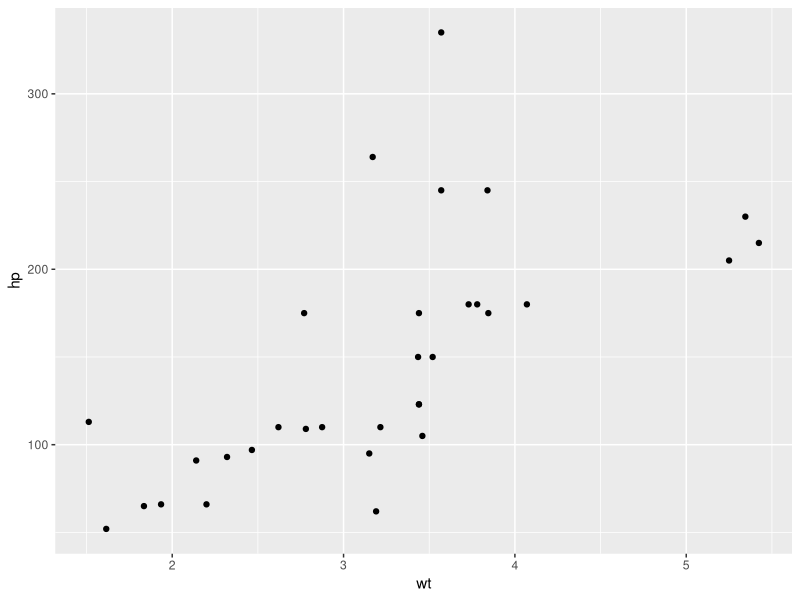
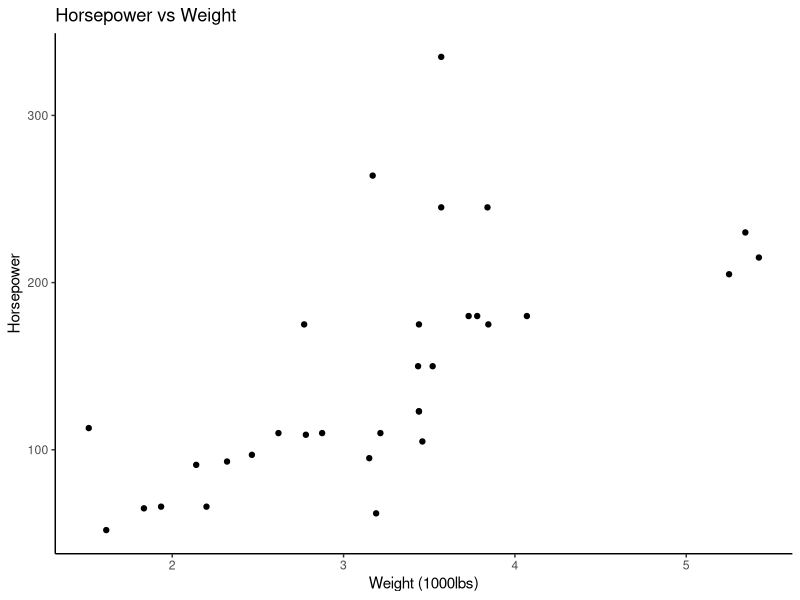
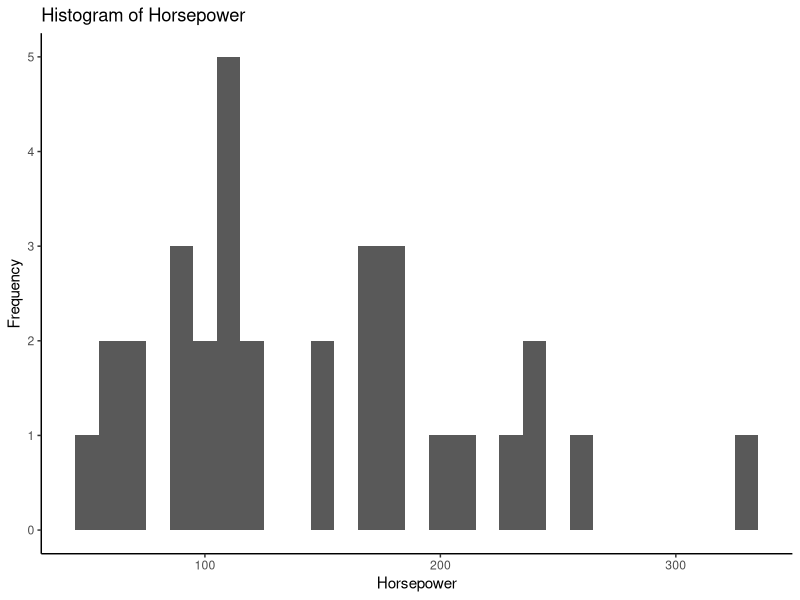
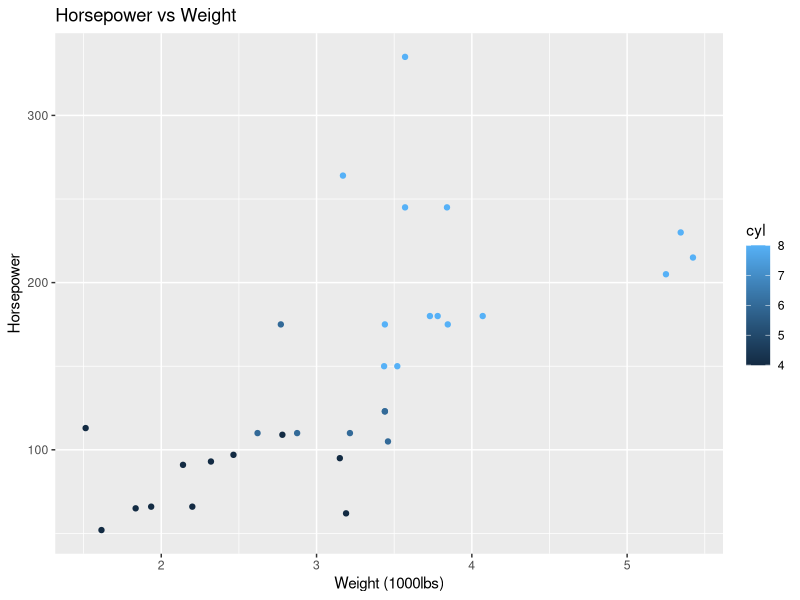
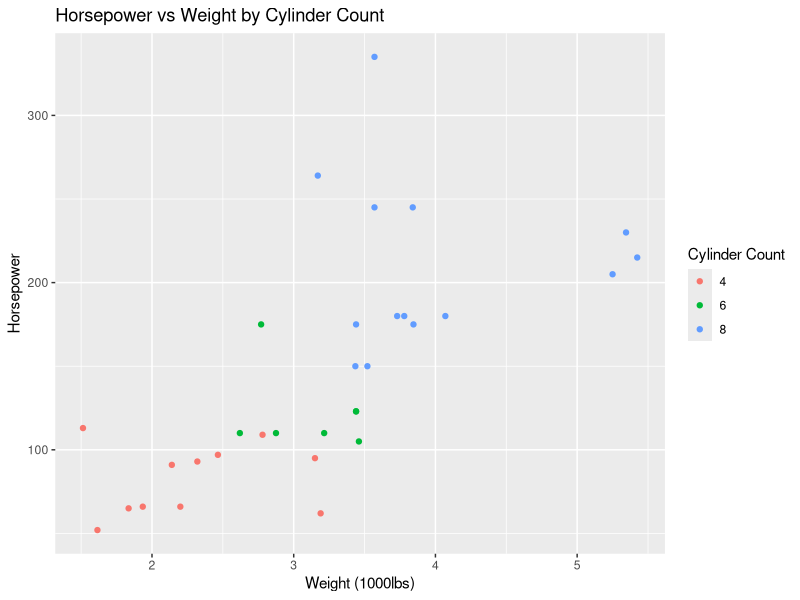
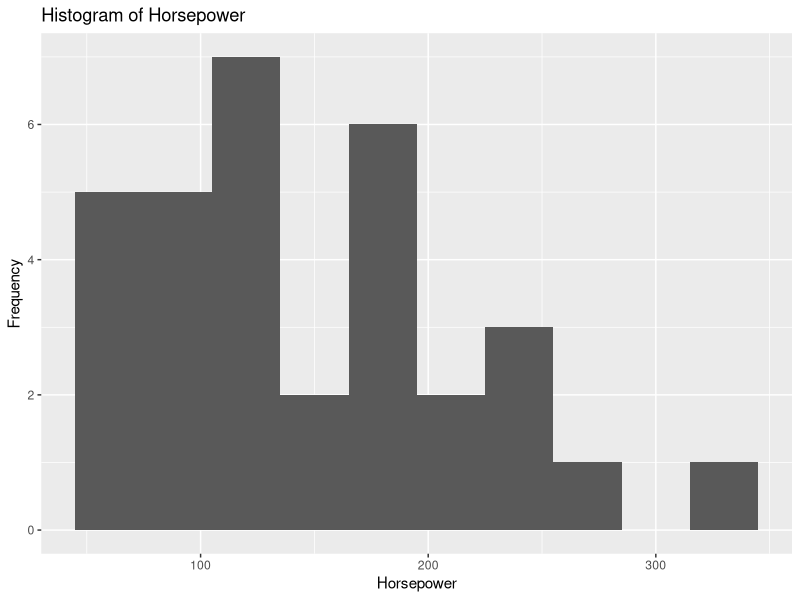
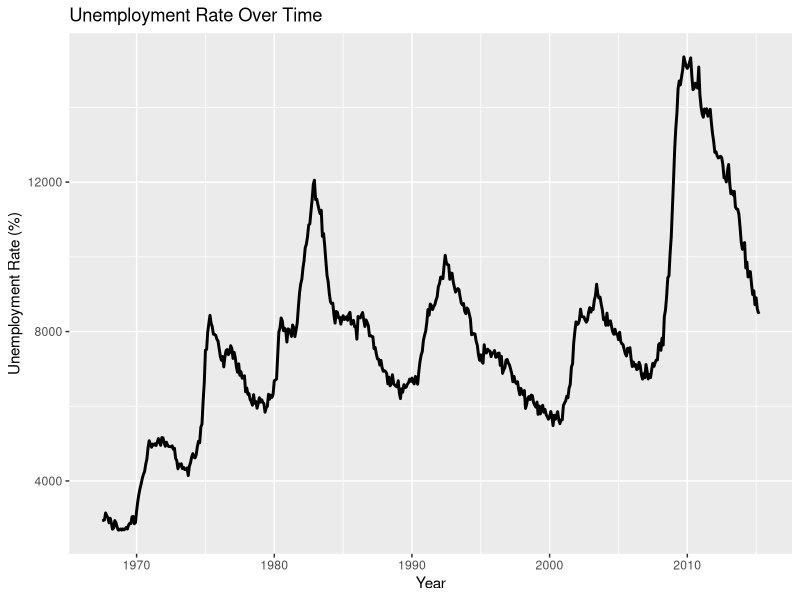
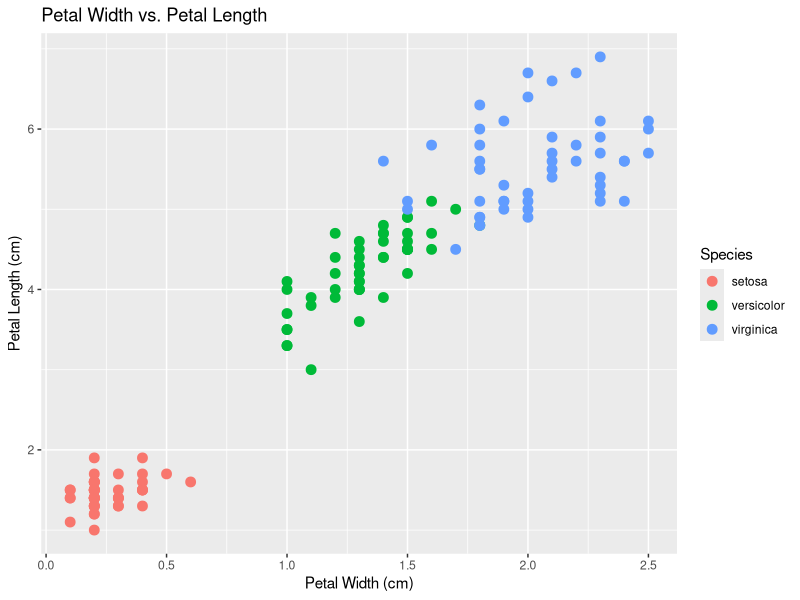

Source code (R) for these figures, in order:
## ---- chunk 1
data("mtcars")
data("iris")
data("Titanic")
## ---- chunk 2
#install.packages("ggplot2")
library(ggplot2)
## ---- chunk 3
ggplot(data = mtcars) + 
  geom_point(mapping = aes(x = wt, y = hp))
## ---- chunk 4
ggplot(data = mtcars) + 
  geom_point(mapping = aes(x = wt, y = hp)) +
  ggtitle("Horsepower vs Weight") +
  xlab("Weight (1000lbs)") +
  ylab("Horsepower") +
  theme_classic()
## ---- chunk 5
ggplot(data = mtcars) +
  geom_histogram(mapping = aes(x = hp), binwidth = 10) +
  ggtitle("Histogram of Horsepower") +
  xlab("Horsepower") +
  ylab("Frequency") +
  theme_classic()
## ---- chunk 6

ggplot(data = mtcars) + 
  geom_point(mapping = aes(x = wt, y = hp, colour = cyl)) +
  
  ggtitle("Horsepower vs Weight") +
  
  xlab("Weight (1000lbs)") +
  
  ylab("Horsepower") 
## ---- chunk 7
ggplot(data = mtcars) + 
  geom_point(mapping = aes(x = wt, y = hp, color = factor(cyl))) +
  
  ggtitle("Horsepower vs Weight by Cylinder Count") +
  
  xlab("Weight (1000lbs)") +
  
  ylab("Horsepower") +
  
  scale_color_discrete(name = "Cylinder Count") 
## ---- chunk 8
library(ggplot2)
ggplot(data = mtcars) +
  geom_histogram(mapping = aes(x = hp), binwidth = 30) +
  ggtitle("Histogram of Horsepower") +
  xlab("Horsepower") +
  ylab("Frequency") 
## ---- chunk 9
# Load the economics dataset
data(economics)

# Create a line plot of the unemployment rate over time
ggplot(economics, aes(x = date, y = unemploy)) +
  geom_line(linewidth=1) +
  ggtitle("Unemployment Rate Over Time") +
  xlab("Year") +
  ylab("Unemployment Rate (%)")
## ---- chunk 10
    

# Load the iris dataset
data(iris)

# Create a scatter plot of petal length vs. petal width
ggplot(iris, aes(x = Petal.Width, y = Petal.Length, colour = Species)) +
  geom_point(size=3) +
  ggtitle("Petal Width vs. Petal Length") +
  xlab("Petal Width (cm)") +
  ylab("Petal Length (cm)")
## ---- chunk 11
   

# Load the iris dataset
data(iris)

# Create a box plot of petal length by species
ggplot(iris, aes(x = Species, y = Petal.Length, fill = Species)) +
  geom_boxplot() +
  ggtitle("Petal Length by Species") +
  xlab("Species") +
  ylab("Petal Length (cm)")

## ---- chunk 12
pdf('boxplots_examlpe.pdf', height = 8.27, width = 11.69, paper = "a4r")
  
library(ggplot2)
  
  ggplot(iris, aes(x = Species, y = Petal.Length, fill = Species)) +
  geom_boxplot() +
  ggtitle("Petal Length by Species") +
  xlab("Species") +
  ylab("Petal Length (cm)")
  
  dev.off()

